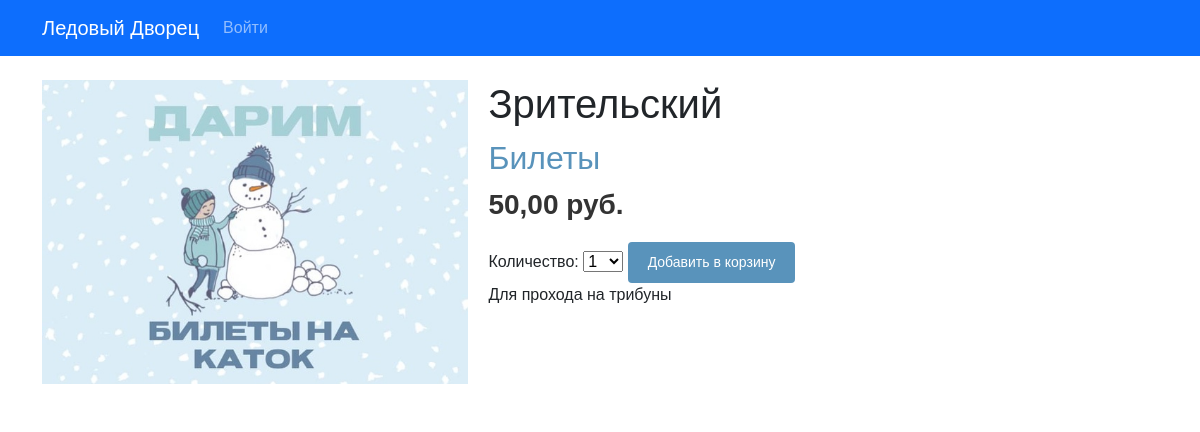
The app's page /product/8/zritelskij/ with its own data.
### palace/models.py (models this page shows, shortened)
class Product(models.Model):
    category = models.ForeignKey(Category, related_name='products', on_delete=models.CASCADE, verbose_name='Категория')
    name = models.CharField(max_length=200, verbose_name='Услуга')
    slug = models.CharField(max_length=200, verbose_name='Слаг')
    image = models.ImageField(upload_to='products/%Y/%m/%d', blank=True, verbose_name='Изображение')
    description = models.TextField(blank=True, verbose_name='Описание')
    price = models.DecimalField(max_digits=10, decimal_places=2, verbose_name='Цена')
    available = models.BooleanField(default=True, verbose_name='Доступен')
    created = models.DateTimeField(auto_now_add=True, verbose_name='Дата создания')
    updated = models.DateTimeField(auto_now=True, verbose_name='Дата обновления')
    class Meta:
        ordering = ['name']
        indexes = [models.Index(fields=['id', 'slug']),
                   models.Index(fields=['name']),
                   models.Index(fields=['-created']),
                   ]
        verbose_name = 'услуга'
        verbose_name_plural = 'услуги'

class Category(models.Model):
    name = models.CharField(max_length=200, verbose_name='Категория')
    slug = models.CharField(max_length=200, unique=True, verbose_name='Слаг')
    class Meta:
        ordering = ['name']  # сортировка по имени
        indexes = [models.Index(fields=['name']), ]
        verbose_name = 'категория'
        verbose_name_plural = 'категории'
    def __str__(self):
        return self.name
    def get_absolute_url(self):# создание URL-адреса для категории
        return reverse('palace:product_list_by_category', args=[self.slug])

### palace/views.py (the view)
# urls.py: path('product/<int:id>/<slug:slug>/', views.product_detail, name='product_detail'),
def product_detail(request, id, slug):
    product = get_object_or_404(Product,
                                id=id,
                                slug=slug,
                                available=True)
    cart_product_form = CartAddProductForm()
    return render(request,
                  'palace/product/detail.html',
                  {'product': product, 'cart_product_form': cart_product_form})

### cart/forms.py
class CartAddProductForm(forms.Form):  # форма для добавления товара в корзину
    quantity = forms.TypedChoiceField(
        choices=PRODUCT_QUANTITY_CHOICES,
        coerce=int, label='Количество')  # Меняем название на русский
    override = forms.BooleanField(required=False,
                                  initial=False,
                                  widget=forms.HiddenInput)

### cart/context_processors.py (called while the page is built)
def cart(request):
    return {'cart': Cart(request)}

### palace/templates/palace/product/detail.html (shortened to what this page needs)
{% extends "palace/base.html"%}
{% load static %}
{% block content %}
  <div class="product-detail">
     <img src="{% if product.image %}{{ product.image.url }}{% else %}{% static "img/no-image.png" %}{% endif %}">
     <h1>{{ product.name }}</h1>
     <h2>
        <a href="{{ product.category.get_absolute_url }}">
           {{ product.category }}
        </a>
     </h2>
     <p class="price">{{ product.price }} руб.</p>
     <form action="{% url "cart:cart_add" product.id %}" method="post">
        {{ cart_product_form }}
        <input type="submit" value="Добавить в корзину">
     </form>
     {{ product.description|linebreaks }}
  </div>
{% endblock%}

### palace/static/css/base.css (style rules this page uses)
body { margin:0; padding:0; font-family:helvetica, sans-serif; }
h1, h2, h3, h4, h5 , h6 { font-family: 'Ubuntu', sans-serif; font-weight:normal; }
a { text-decoration:none; color:#5993bb; }
a.button, input[type="submit"] { color:#fff; background:#5993bb; border-radius:4px; padding:10px 20px; font-size:14px; border:0; }
.product-detail { text-align:justify; }
.product-detail .price { color:#333; font-size:28px; font-weight:bold; }
.product-detail img { width:40%; float:left; padding:0 20px 20px 0; }
.product-detail h1 { margin-bottom:0; }
.product-detail h2 { margin-top:10px; }

### records on screen
Product: image (picture), name "Зрительский", category "Билеты", price "50,00", description "Для прохода на трибуны"
